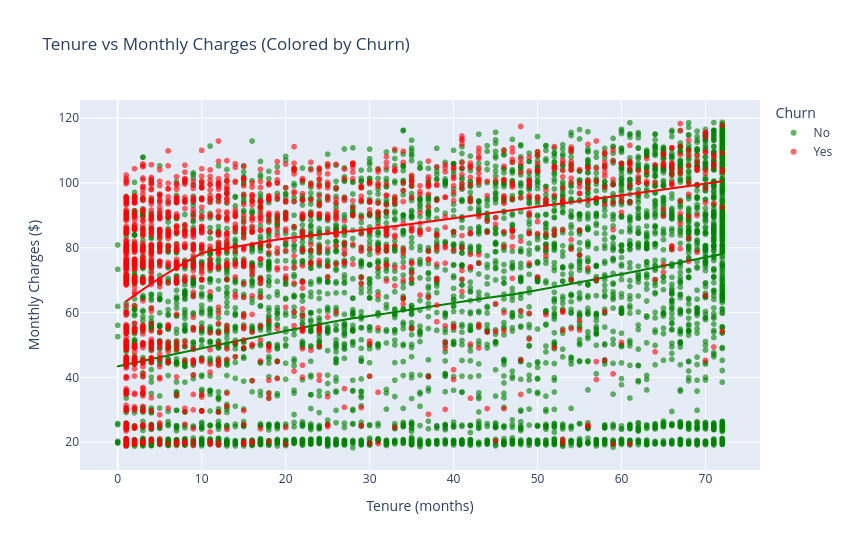

Here is the notebook cell this chart was saved with:
### Code cell
# Scatter plot with trend line
fig6 = px.scatter(
    df,
    x='tenure',
    y='MonthlyCharges',
    color='Churn',
    title='Tenure vs Monthly Charges (Colored by Churn)',
    labels={'tenure': 'Tenure (months)', 'MonthlyCharges': 'Monthly Charges ($)'},
    opacity=0.6,
    trendline='lowess',
    color_discrete_map={'Yes': 'red', 'No': 'green'}
)

fig6.update_layout(height=550, width=850)
fig6.show()

# Export as HTML
fig6.write_html('tenure_vs_charges_scatter.html')
print("Saved: tenure_vs_charges_scatter.html")

### Figure 1 — Plotly figure (JSON) as saved in the notebook; plotly's stock layout.template omitted (floating-point values rounded to 4 significant figures; data arrays with more than 128 entries replaced by an {"elided": "..."} marker saying what was removed)
{"data": [{"hovertemplate": "Churn=No<br>Tenure (months)=%{x}<br>Monthly Charges ($)=%{y}<extra></extra>", "legendgroup": "No", "marker": {"color": "green", "opacity": 0.6, "symbol": "circle"}, "mode": "markers", "name": "No", "showlegend": true, "type": "scattergl", "x": {"elided": "5174 int values"}, "xaxis": "x", "y": {"elided": "5174 float values"}, "yaxis": "y"}, {"hovertemplate": "<b>LOWESS trendline</b><br><br>Churn=No<br>Tenure (months)=%{x}<br>Monthly Charges ($)=%{y} <b>(trend)</b><extra></extra>", "legendgroup": "No", "marker": {"color": "green", "symbol": "circle"}, "mode": "lines", "name": "No", "showlegend": false, "type": "scattergl", "x": {"elided": "5174 int values"}, "xaxis": "x", "y": {"elided": "5174 float values"}, "yaxis": "y"}, {"hovertemplate": "Churn=Yes<br>Tenure (months)=%{x}<br>Monthly Charges ($)=%{y}<extra></extra>", "legendgroup": "Yes", "marker": {"color": "red", "opacity": 0.6, "symbol": "circle"}, "mode": "markers", "name": "Yes", "showlegend": true, "type": "scattergl", "x": {"elided": "1869 int values"}, "xaxis": "x", "y": {"elided": "1869 float values"}, "yaxis": "y"}, {"hovertemplate": "<b>LOWESS trendline</b><br><br>Churn=Yes<br>Tenure (months)=%{x}<br>Monthly Charges ($)=%{y} <b>(trend)</b><extra></extra>", "legendgroup": "Yes", "marker": {"color": "red", "symbol": "circle"}, "mode": "lines", "name": "Yes", "showlegend": false, "type": "scattergl", "x": {"elided": "1869 int values"}, "xaxis": "x", "y": {"elided": "1869 float values"}, "yaxis": "y"}], "layout": {"height": 550, "legend": {"title": {"text": "Churn"}, "tracegroupgap": 0}, "title": {"text": "Tenure vs Monthly Charges (Colored by Churn)"}, "width": 850, "xaxis": {"anchor": "y", "domain": [0, 1], "title": {"text": "Tenure (months)"}}, "yaxis": {"anchor": "x", "domain": [0, 1], "title": {"text": "Monthly Charges ($)"}}}}
